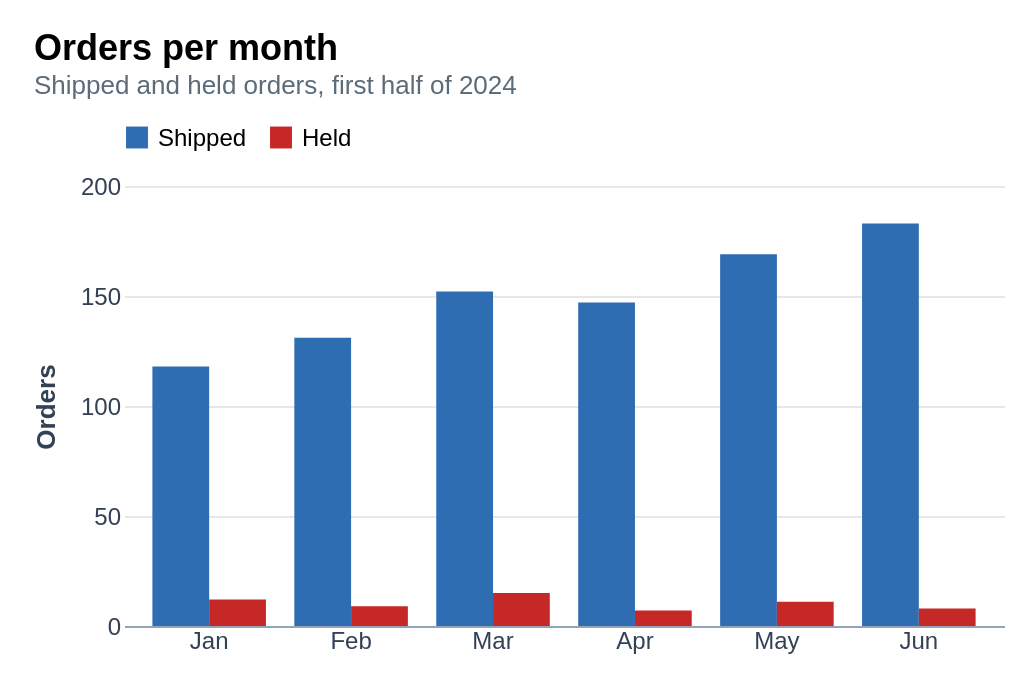

Here is the Vega-Lite specification saved for this chart:
### Vega-Lite specification from a JSON file in a GitHub repository (floating-point values rounded to 4 significant figures)
{"$schema": "https://vega.github.io/schema/vega-lite/v6.json", "title": {"text": "Orders per month", "subtitle": "Shipped and held orders, first half of 2024"}, "width": 440, "height": 220, "padding": 16, "data": {"values": [{"month": "Jan", "status": "Shipped", "orders": 118}, {"month": "Jan", "status": "Held", "orders": 12}, {"month": "Feb", "status": "Shipped", "orders": 131}, {"month": "Feb", "status": "Held", "orders": 9}, {"month": "Mar", "status": "Shipped", "orders": 152}, {"month": "Mar", "status": "Held", "orders": 15}, {"month": "Apr", "status": "Shipped", "orders": 147}, {"month": "Apr", "status": "Held", "orders": 7}, {"month": "May", "status": "Shipped", "orders": 169}, {"month": "May", "status": "Held", "orders": 11}, {"month": "Jun", "status": "Shipped", "orders": 183}, {"month": "Jun", "status": "Held", "orders": 8}]}, "mark": "bar", "encoding": {"x": {"field": "month", "type": "ordinal", "sort": null, "title": null}, "xOffset": {"field": "status", "sort": ["Shipped", "Held"]}, "y": {"field": "orders", "type": "quantitative", "title": "Orders"}, "color": {"field": "status", "type": "nominal", "sort": ["Shipped", "Held"], "title": null}}, "config": {"title": {"fontSize": 18, "subtitleFontSize": 13, "subtitleColor": "#5b6b7a", "anchor": "start", "offset": 12}, "axis": {"labelFontSize": 12, "titleFontSize": 13, "labelColor": "#334155", "titleColor": "#334155", "domainColor": "#94a3b8", "tickColor": "#94a3b8", "gridColor": "#e5e7eb"}, "axisX": {"labelAngle": 0, "ticks": false}, "axisY": {"domain": false, "ticks": false, "titlePadding": 10}, "legend": {"orient": "top", "labelFontSize": 12, "symbolType": "square", "symbolSize": 120}, "view": {"stroke": null}, "range": {"category": ["#2f6db3", "#c62828"]}}}
